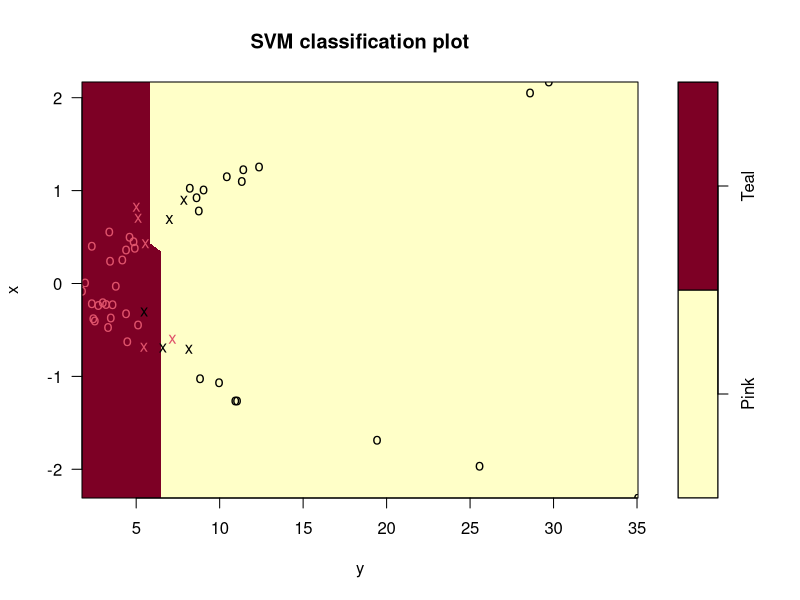
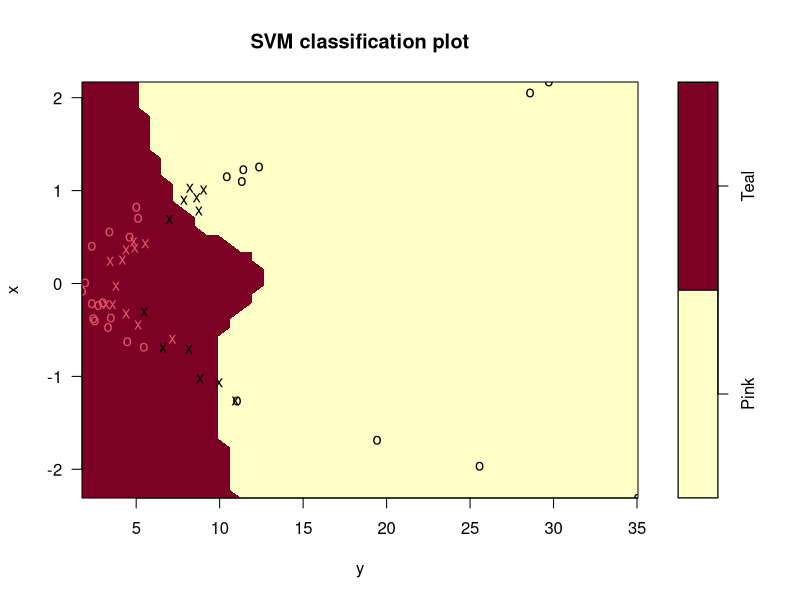

These charts were generated, in order, by the following R code:
# MA 543/DS 502 HW5 - Problem 4/question 4
library('e1071')
set.seed(123)
# 100 random obs
x = rnorm(100)
y = 6*x^2 + 3 + rnorm(100)
classSeqX = seq(min(x), max(x), length.out = 100)
classSeqY = classSeqX^2 + 5
factr = rep("Pink", 100)
factr[y < classSeqY] = "Teal"
factr <- as.factor(factr)

DF = data.frame(x, y, factr)
training = sample(100, 50)
train.DF = DF[training,]
test.DF = DF[-training,]

svmfit = svm(factr ~ ., data = train.DF, kernel = "linear", cost = 10)
plot(svmfit, train.DF)

table(pred = predict(svmfit, train.DF), actual = train.DF$factr)

svmfitPoly = svm(factr ~ ., data = train.DF, kernel = "polynomial", cost = 10)
plot(svmfitPoly, train.DF)

table(predict = predict(svmfit, test.DF), truth = test.DF$factr)